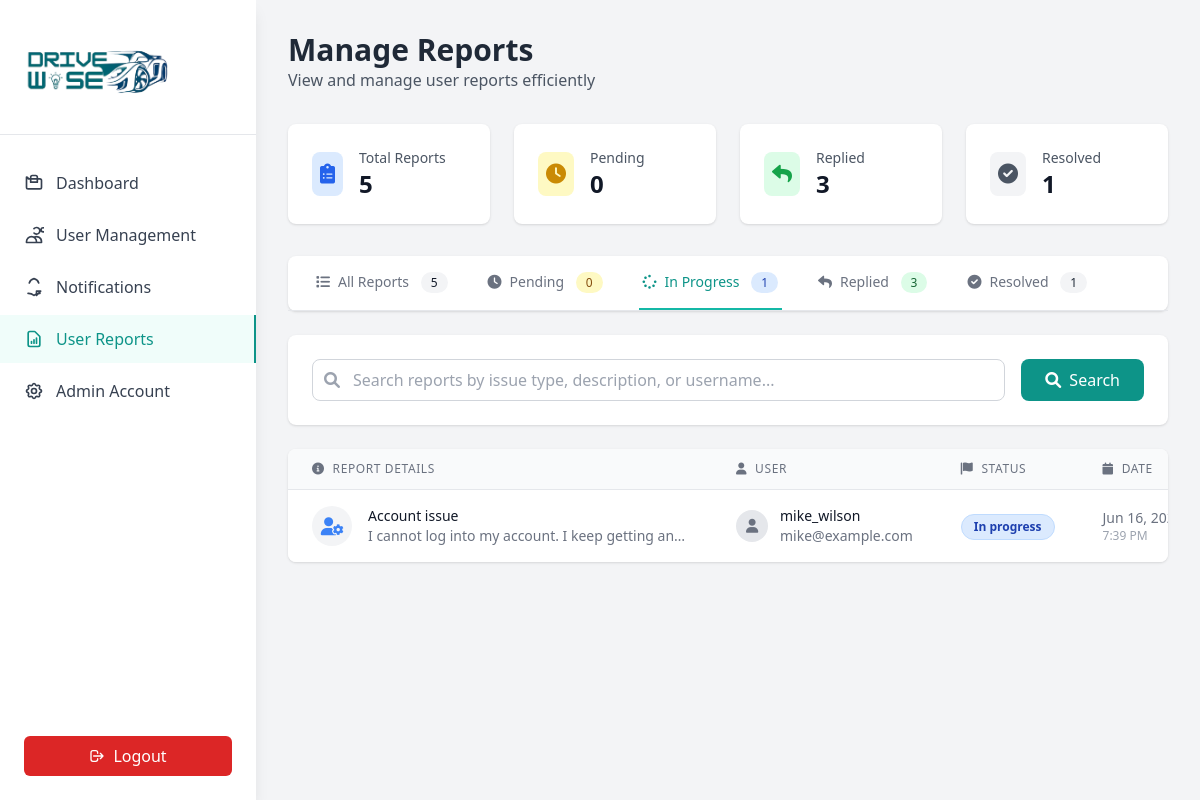
The app's page /reports.php?status=in_progress (signed in) with its own data.
### tables this page shows
CREATE TABLE `reports` (
  `id` int(11) NOT NULL,
  `user_id` int(11) DEFAULT NULL,
  `issue_type` enum('bug','feature_request','account_issue','payment_issue','technical_support','other') NOT NULL,
  `description` text NOT NULL,
  `screenshot_path` varchar(255) DEFAULT NULL,
  `status` enum('pending','in_progress','replied','resolved') DEFAULT 'pending',
  `created_at` timestamp NOT NULL DEFAULT current_timestamp(),
  `updated_at` timestamp NOT NULL DEFAULT current_timestamp() ON UPDATE current_timestamp(),
  `notification_read` tinyint(1) DEFAULT 0,
  `notification_read_at` timestamp NULL DEFAULT NULL
);

CREATE TABLE `users` (
  `id` int(11) NOT NULL,
  `username` varchar(50) NOT NULL,
  `email` varchar(100) NOT NULL,
  `birthday` date DEFAULT NULL,
  `play_time` int(11) DEFAULT 0,
  `quizzes_passed` int(11) DEFAULT 0,
  `modules_done` int(11) DEFAULT 0,
  `points_earned` int(11) DEFAULT 0,
  `created_at` timestamp NOT NULL DEFAULT current_timestamp(),
  `updated_at` timestamp NOT NULL DEFAULT current_timestamp() ON UPDATE current_timestamp(),
  `notification_read` tinyint(1) DEFAULT 0,
  `notification_read_at` timestamp NULL DEFAULT NULL,
  `total_points` int(11) DEFAULT 0,
  `level` varchar(20) DEFAULT 'beginner'
);

### reports.php (the view, shortened to what this page needs)
<?php
require_once 'includes/auth.php';
$statusFilter = $_GET['status'] ?? 'all';
$searchTerm = $_GET['search'] ?? '';
$sql = "SELECT r.*, u.username, u.email
        FROM reports r
        LEFT JOIN users u ON r.user_id = u.id
        WHERE 1=1";
$params = [];
if ($statusFilter !== 'all') {
    $sql .= " AND r.status = ?";
    $params[] = $statusFilter;
}
$sql .= " ORDER BY r.created_at DESC";
$stmt = $pdo->prepare($sql);
$stmt->execute($params);
$reports = $stmt->fetchAll();
$statusCounts = [];
$countStmt = $pdo->query("SELECT status, COUNT(*) as count FROM reports GROUP BY status");
while ($row = $countStmt->fetch()) {
    $statusCounts[$row['status']] = $row['count'];
}
?>
<!DOCTYPE html>
<html lang="en">
<head>
    <script src="https://cdn.tailwindcss.com"></script>
    <link href="https://cdnjs.cloudflare.com/ajax/libs/font-awesome/6.0.0/css/all.min.css" rel="stylesheet">
</head>
<body class="bg-gray-100">
    <?php include 'includes/sidebar.php'; ?>
    <div class="ml-64 p-8">
        <div class="mb-8">
            <h1 class="text-3xl font-bold text-gray-800">Manage Reports</h1>
            <p class="text-gray-600">View and manage user reports efficiently</p>
        </div>
        <div class="grid grid-cols-1 md:grid-cols-4 gap-6 mb-8">
            <div class="bg-white rounded-lg shadow p-6">
                <div class="flex items-center">
                    <div class="p-2 bg-blue-100 rounded-lg">
                        <i class="fas fa-clipboard-list text-blue-600 text-xl"></i>
                    </div>
                    <div class="ml-4">
                        <p class="text-sm font-medium text-gray-600">Total Reports</p>
                        <p class="text-2xl font-bold text-gray-900"><?php echo array_sum($statusCounts); ?></p>
                    </div>
                </div>
            </div>
            <div class="bg-white rounded-lg shadow p-6">
                <div class="flex items-center">
                    <div class="p-2 bg-yellow-100 rounded-lg">
                        <i class="fas fa-clock text-yellow-600 text-xl"></i>
                    </div>
                    <div class="ml-4">
                        <p class="text-sm font-medium text-gray-600">Pending</p>
                        <p class="text-2xl font-bold text-gray-900"><?php echo $statusCounts['pending'] ?? 0; ?></p>
                    </div>
                </div>
            </div>
            <div class="bg-white rounded-lg shadow p-6">
                <div class="flex items-center">
                    <div class="p-2 bg-green-100 rounded-lg">
                        <i class="fas fa-reply text-green-600 text-xl"></i>
                    </div>
                    <div class="ml-4">
                        <p class="text-sm font-medium text-gray-600">Replied</p>
                        <p class="text-2xl font-bold text-gray-900"><?php echo $statusCounts['replied'] ?? 0; ?></p>
                    </div>
                </div>
            </div>
            <div class="bg-white rounded-lg shadow p-6">
                <div class="flex items-center">
                    <div class="p-2 bg-gray-100 rounded-lg">
                        <i class="fas fa-check-circle text-gray-600 text-xl"></i>
                    </div>
                    <div class="ml-4">
                        <p class="text-sm font-medium text-gray-600">Resolved</p>
                        <p class="text-2xl font-bold text-gray-900"><?php echo $statusCounts['resolved'] ?? 0; ?></p>
                    </div>
                </div>
            </div>
        </div>
        <div class="bg-white rounded-lg shadow mb-6">
            <div class="border-b border-gray-200">
                <nav class="flex space-x-8 px-6">
                    <a href="?status=all" class="<?php echo $statusFilter === 'all' ? 'border-teal-500 text-teal-600' : 'border-transparent text-gray-500 hover:text-gray-700'; ?> whitespace-nowrap py-4 px-1 border-b-2 font-medium text-sm transition-colors">
                        <i class="fas fa-list mr-2"></i>All Reports
                        <span class="ml-2 bg-gray-100 text-gray-900 py-0.5 px-2.5 rounded-full text-xs">
                            <?php echo array_sum($statusCounts); ?>
                        </span>
                    </a>
                    <a href="?status=pending" class="<?php echo $statusFilter === 'pending' ? 'border-teal-500 text-teal-600' : 'border-transparent text-gray-500 hover:text-gray-700'; ?> whitespace-nowrap py-4 px-1 border-b-2 font-medium text-sm transition-colors">
                        <i class="fas fa-clock mr-2"></i>Pending
                        <span class="ml-2 bg-yellow-100 text-yellow-800 py-0.5 px-2.5 rounded-full text-xs">
                            <?php echo $statusCounts['pending'] ?? 0; ?>
                        </span>
                    </a>
                    <a href="?status=in_progress" class="<?php echo $statusFilter === 'in_progress' ? 'border-teal-500 text-teal-600' : 'border-transparent text-gray-500 hover:text-gray-700'; ?> whitespace-nowrap py-4 px-1 border-b-2 font-medium text-sm transition-colors">
                        <i class="fas fa-spinner mr-2"></i>In Progress
                        <span class="ml-2 bg-blue-100 text-blue-800 py-0.5 px-2.5 rounded-full text-xs">
                            <?php echo $statusCounts['in_progress'] ?? 0; ?>
                        </span>
                    </a>
                    <a href="?status=replied" class="<?php echo $statusFilter === 'replied' ? 'border-teal-500 text-teal-600' : 'border-transparent text-gray-500 hover:text-gray-700'; ?> whitespace-nowrap py-4 px-1 border-b-2 font-medium text-sm transition-colors">
                        <i class="fas fa-reply mr-2"></i>Replied
                        <span class="ml-2 bg-green-100 text-green-800 py-0.5 px-2.5 rounded-full text-xs">
                            <?php echo $statusCounts['replied'] ?? 0; ?>
                        </span>
                    </a>
                    <a href="?status=resolved" class="<?php echo $statusFilter === 'resolved' ? 'border-teal-500 text-teal-600' : 'border-transparent text-gray-500 hover:text-gray-700'; ?> whitespace-nowrap py-4 px-1 border-b-2 font-medium text-sm transition-colors">
                        <i class="fas fa-check-circle mr-2"></i>Resolved
                        <span class="ml-2 bg-gray-100 text-gray-800 py-0.5 px-2.5 rounded-full text-xs">
                            <?php echo $statusCounts['resolved'] ?? 0; ?>
                        </span>
                    </a>
                </nav>
            </div>
        </div>
        <div class="bg-white rounded-lg shadow mb-6 p-6">
            <form method="GET" class="flex gap-4">
                <div class="flex-1 relative">
                    <div class="absolute inset-y-0 left-0 pl-3 flex items-center pointer-events-none">
                    </div>
                    <input type="text" name="search" value="<?php echo htmlspecialchars($searchTerm); ?>"
                           placeholder="Search reports by issue type, description, or username..."
                           class="w-full pl-10 pr-4 py-2 border border-gray-300 rounded-lg focus:ring-2 focus:ring-teal-500 focus:border-transparent transition-colors">
                </div>
                <button type="submit" class="bg-teal-600 text-white px-6 py-2 rounded-lg hover:bg-teal-700 transition-colors">
                    <i class="fas fa-search mr-2"></i>Search
                </button>
            </form>
        </div>
        <div class="bg-white rounded-lg shadow overflow-hidden">
            <?php if (empty($reports)): ?>
                <div class="p-12 text-center">
                    <div class="w-24 h-24 mx-auto mb-4 bg-gray-100 rounded-full flex items-center justify-center">
                        <i class="fas fa-inbox text-4xl text-gray-400"></i>
                    </div>
                    <h3 class="text-lg font-medium text-gray-900 mb-2">No reports found</h3>
                    <p class="text-gray-500">No reports match your current filters.</p>
                </div>
            <?php else: ?>
                <div class="overflow-x-auto">
                    <table class="min-w-full divide-y divide-gray-200">
                        <thead class="bg-gray-50">
                            <tr>
                                <th class="px-6 py-3 text-left text-xs font-medium text-gray-500 uppercase tracking-wider">
                                    <i class="fas fa-info-circle mr-2"></i>Report Details
                                </th>
                                <th class="px-6 py-3 text-left text-xs font-medium text-gray-500 uppercase tracking-wider">
                                    <i class="fas fa-user mr-2"></i>User
                                </th>
                                <th class="px-6 py-3 text-left text-xs font-medium text-gray-500 uppercase tracking-wider">
                                    <i class="fas fa-flag mr-2"></i>Status
                                </th>
                                <th class="px-6 py-3 text-left text-xs font-medium text-gray-500 uppercase tracking-wider">
                                    <i class="fas fa-calendar mr-2"></i>Date
                                </th>
                            </tr>
                        </thead>
                        <tbody class="bg-white divide-y divide-gray-200">
                            <?php foreach ($reports as $report): ?>
                                <tr class="hover:bg-gray-50 transition-colors">
                                    <td class="px-6 py-4">
                                        <div class="flex items-start">
                                            <div class="flex-shrink-0">
                                                <?php
                                                $iconClass = match($report['issue_type']) {
                                                    'bug' => 'fas fa-bug text-red-500',
                                                    'feature_request' => 'fas fa-lightbulb text-yellow-500',
                                                    'account_issue' => 'fas fa-user-cog text-blue-500',
                                                    'payment_issue' => 'fas fa-credit-card text-green-500',
                                                    'technical_support' => 'fas fa-tools text-purple-500',
                                                    default => 'fas fa-question-circle text-gray-500'
                                                };
                                                ?>
                                                <div class="w-10 h-10 rounded-full bg-gray-100 flex items-center justify-center">
                                                    <i class="<?php echo $iconClass; ?> text-lg"></i>
                                                </div>
                                            </div>
                                            <div class="ml-4">
                                                <div class="text-sm font-medium text-gray-900">
                                                    <?php echo ucfirst(str_replace('_', ' ', $report['issue_type'])); ?>
                                                </div>
                                                <div class="text-sm text-gray-500 max-w-xs truncate">
                                                    <?php echo htmlspecialchars($report['description']); ?>
                                                </div>
                                            </div>
                                        </div>
                                    </td>
                                    <td class="px-6 py-4 whitespace-nowrap">
                                        <div class="flex items-center">
                                            <div class="w-8 h-8 bg-gray-200 rounded-full flex items-center justify-center">
                                                <i class="fas fa-user text-gray-500 text-sm"></i>
                                            </div>
                                            <div class="ml-3">
                                                <div class="text-sm font-medium text-gray-900"><?php echo htmlspecialchars($report['username'] ?? 'Unknown'); ?></div>
                                                <div class="text-sm text-gray-500"><?php echo htmlspecialchars($report['email'] ?? ''); ?></div>
                                            </div>
                                        </div>
                                    </td>
                                    <td class="px-6 py-4 whitespace-nowrap">
                                        <?php
                                        $statusClasses = [
                                            'pending' => 'bg-yellow-100 text-yellow-800 border-yellow-200',
                                            'in_progress' => 'bg-blue-100 text-blue-800 border-blue-200',
                                            'replied' => 'bg-green-100 text-green-800 border-green-200',
                                            'resolved' => 'bg-gray-100 text-gray-800 border-gray-200'
                                        ];
                                        $statusClass = $statusClasses[$report['status']] ?? 'bg-gray-100 text-gray-800 border-gray-200';
                                        ?>
                                        <span class="inline-flex px-3 py-1 text-xs font-semibold rounded-full border <?php echo $statusClass; ?>">
                                            <?php echo ucfirst(str_replace('_', ' ', $report['status'])); ?>
                                        </span>
                                    </td>
                                    <td class="px-6 py-4 whitespace-nowrap text-sm text-gray-500">
                                        <div class="flex flex-col">
                                            <span class="font-medium"><?php echo date('M j, Y', strtotime($report['created_at'])); ?></span>
                                            <span class="text-xs text-gray-400"><?php echo date('g:i A', strtotime($report['created_at'])); ?></span>
                                        </div>
                                    </td>
                                </tr>
                            <?php endforeach; ?>
                        </tbody>
                    </table>
                </div>
            <?php endif; ?>
        </div>
    </div>
</body>
</html>

### records on screen
reports: issue_type "Account issue", description "I cannot log into my account. I keep getting an…", user.username "mike_wilson", user.email "mike@example.com", status "In progress", created_at "Jun 16,…", created_at "7:39 PM"

### other values on screen
array_sum($statusCounts) "5"
$statusCounts['pending'] "0"
$statusCounts['replied'] "3"
$statusCounts['resolved'] "1"
$statusCounts['in_progress'] "1"
